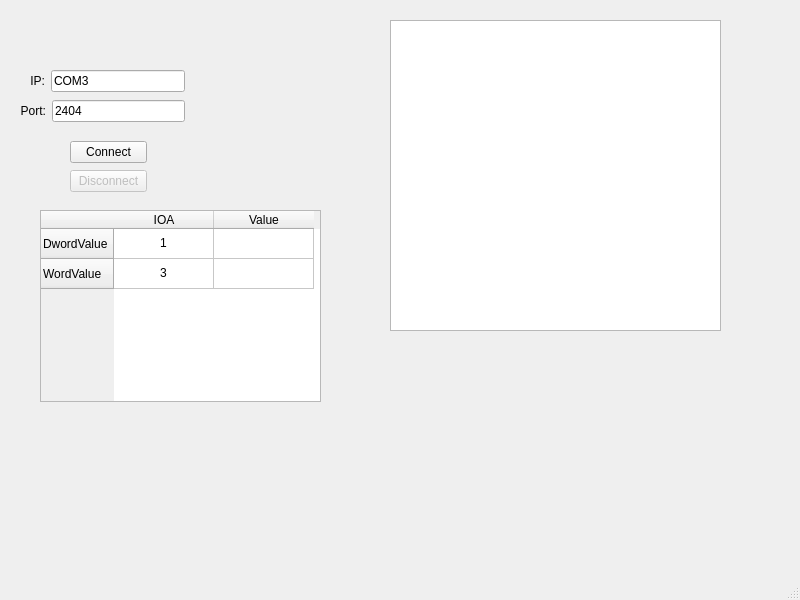
<?xml version="1.0" encoding="UTF-8"?>
<ui version="4.0">
 <class>MainWindow</class>
 <widget class="QMainWindow" name="MainWindow">
  <property name="geometry">
   <rect>
    <x>0</x>
    <y>0</y>
    <width>800</width>
    <height>600</height>
   </rect>
  </property>
  <property name="windowTitle">
   <string>MainWindow</string>
  </property>
  <widget class="QWidget" name="centralwidget">
   <widget class="QTextEdit" name="textEdit">
    <property name="geometry">
     <rect>
      <x>390</x>
      <y>20</y>
      <width>331</width>
      <height>311</height>
     </rect>
    </property>
    <property name="readOnly">
     <bool>true</bool>
    </property>
   </widget>
   <widget class="QWidget" name="layoutWidget">
    <property name="geometry">
     <rect>
      <x>30</x>
      <y>70</y>
      <width>155</width>
      <height>22</height>
     </rect>
    </property>
    <layout class="QHBoxLayout" name="horizontalLayout">
     <item>
      <widget class="QLabel" name="label">
       <property name="text">
        <string>IP:</string>
       </property>
       <property name="alignment">
        <set>Qt::AlignRight|Qt::AlignTrailing|Qt::AlignVCenter</set>
       </property>
      </widget>
     </item>
     <item>
      <widget class="QLineEdit" name="leIP">
       <property name="text">
        <string>COM3</string>
       </property>
      </widget>
     </item>
    </layout>
   </widget>
   <widget class="QWidget" name="layoutWidget">
    <property name="geometry">
     <rect>
      <x>20</x>
      <y>100</y>
      <width>165</width>
      <height>22</height>
     </rect>
    </property>
    <layout class="QHBoxLayout" name="horizontalLayout_2">
     <item>
      <widget class="QLabel" name="label_2">
       <property name="text">
        <string>Port:</string>
       </property>
       <property name="alignment">
        <set>Qt::AlignRight|Qt::AlignTrailing|Qt::AlignVCenter</set>
       </property>
      </widget>
     </item>
     <item>
      <widget class="QLineEdit" name="lePort">
       <property name="text">
        <string>2404</string>
       </property>
      </widget>
     </item>
    </layout>
   </widget>
   <widget class="QTableWidget" name="tableWidget">
    <property name="geometry">
     <rect>
      <x>40</x>
      <y>210</y>
      <width>281</width>
      <height>192</height>
     </rect>
    </property>
    <row>
     <property name="text">
      <string>DwordValue</string>
     </property>
    </row>
    <row>
     <property name="text">
      <string>WordValue</string>
     </property>
    </row>
    <column>
     <property name="text">
      <string>IOA</string>
     </property>
    </column>
    <column>
     <property name="text">
      <string>Value</string>
     </property>
    </column>
    <item row="0" column="0">
     <property name="text">
      <string>1</string>
     </property>
     <property name="textAlignment">
      <set>AlignCenter</set>
     </property>
    </item>
    <item row="0" column="1">
     <property name="text">
      <string/>
     </property>
     <property name="textAlignment">
      <set>AlignCenter</set>
     </property>
    </item>
    <item row="1" column="0">
     <property name="text">
      <string>3</string>
     </property>
     <property name="textAlignment">
      <set>AlignCenter</set>
     </property>
    </item>
    <item row="1" column="1">
     <property name="text">
      <string/>
     </property>
     <property name="textAlignment">
      <set>AlignCenter</set>
     </property>
    </item>
   </widget>
   <widget class="QWidget" name="layoutWidget">
    <property name="geometry">
     <rect>
      <x>70</x>
      <y>140</y>
      <width>77</width>
      <height>54</height>
     </rect>
    </property>
    <layout class="QVBoxLayout" name="verticalLayout">
     <item>
      <widget class="QPushButton" name="pbConnect">
       <property name="text">
        <string>Connect</string>
       </property>
      </widget>
     </item>
     <item>
      <widget class="QPushButton" name="pbDisconnect">
       <property name="enabled">
        <bool>false</bool>
       </property>
       <property name="text">
        <string>Disconnect</string>
       </property>
       <property name="checkable">
        <bool>false</bool>
       </property>
      </widget>
     </item>
    </layout>
   </widget>
  </widget>
  <widget class="QMenuBar" name="menubar">
   <property name="geometry">
    <rect>
     <x>0</x>
     <y>0</y>
     <width>800</width>
     <height>21</height>
    </rect>
   </property>
  </widget>
  <widget class="QStatusBar" name="statusbar"/>
 </widget>
 <resources/>
 <connections/>
</ui>
